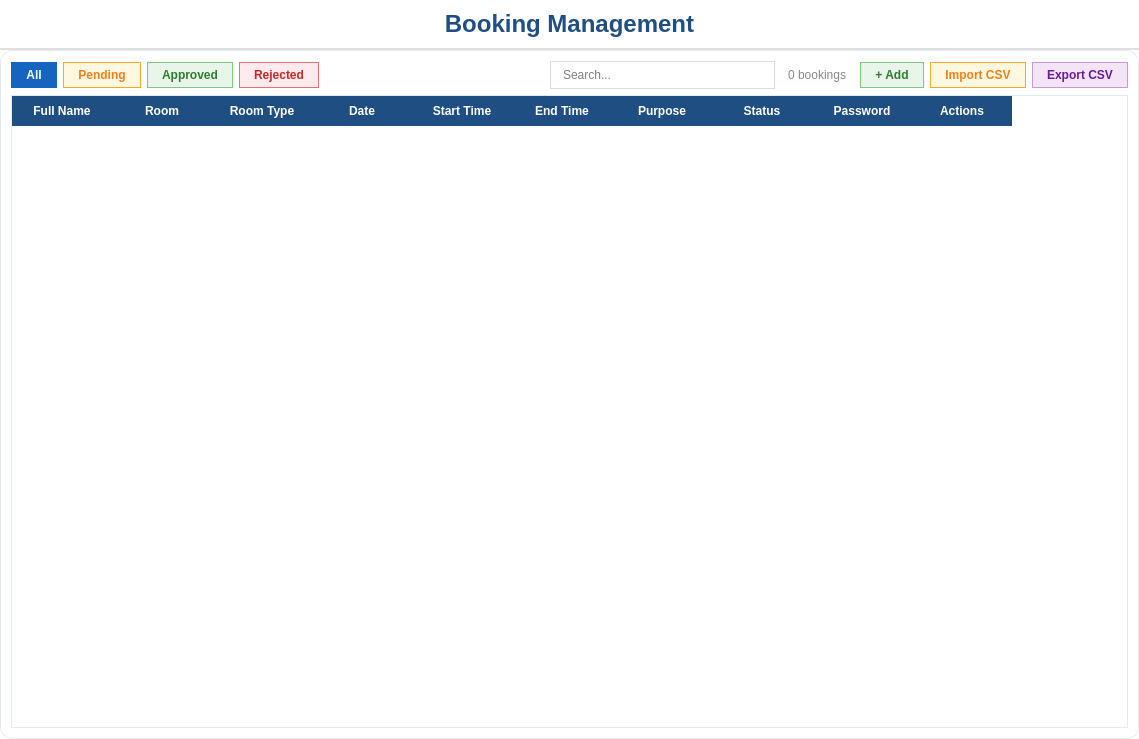
<?xml version="1.0" encoding="UTF-8"?>
<ui version="4.0">
 <class>BookingOverviewContent</class>
 <widget class="QWidget" name="BookingOverviewContent">
  <property name="geometry">
   <rect>
    <x>0</x>
    <y>0</y>
    <width>1139</width>
    <height>739</height>
   </rect>
  </property>
  <property name="styleSheet">
   <string notr="true">background-color: white;</string>
  </property>
  <layout class="QVBoxLayout" name="mainLayout">
   <property name="spacing">
    <number>0</number>
   </property>
   <property name="leftMargin">
    <number>0</number>
   </property>
   <property name="topMargin">
    <number>0</number>
   </property>
   <property name="rightMargin">
    <number>0</number>
   </property>
   <property name="bottomMargin">
    <number>0</number>
   </property>
   <item>
    <widget class="QLabel" name="lblTitle">
     <property name="styleSheet">
      <string notr="true">QLabel { font-size: 24px; font-weight: bold; color: #1F4F82; padding: 10px; border-bottom: 2px solid #E0E0E0; }</string>
     </property>
     <property name="text">
      <string>Booking Management</string>
     </property>
     <property name="alignment">
      <set>Qt::AlignCenter</set>
     </property>
    </widget>
   </item>
   <item>
    <widget class="QFrame" name="tablePanel">
     <property name="styleSheet">
      <string notr="true">QFrame#tablePanel { background-color: white; border-radius: 12px; border: 1px solid #E3EAF2; }</string>
     </property>
     <layout class="QVBoxLayout" name="tableLayout">
      <property name="leftMargin">
       <number>10</number>
      </property>
      <property name="topMargin">
       <number>10</number>
      </property>
      <property name="rightMargin">
       <number>10</number>
      </property>
      <property name="bottomMargin">
       <number>10</number>
      </property>
      <item>
       <layout class="QHBoxLayout" name="filterLayout">
        <property name="spacing">
         <number>6</number>
        </property>
          <item>
           <widget class="QPushButton" name="pushButtonAll">
            <property name="styleSheet">
             <string notr="true">QPushButton { background-color: #E3F2FD; border: 1px solid #1565C0; border-radius: 15px; padding: 5px 14px; color: #0D47A1; font-weight: 500; font-size: 12px; } QPushButton:checked { background-color: #1565C0; color: white; } QPushButton:hover { background-color: #1E88E5; color: white; }</string>
            </property>
            <property name="text">
             <string>All</string>
            </property>
            <property name="checkable">
             <bool>true</bool>
            </property>
            <property name="checked">
             <bool>true</bool>
            </property>
            <property name="autoExclusive">
             <bool>true</bool>
            </property>
           </widget>
          </item>
          <item>
           <widget class="QPushButton" name="pushButtonPending">
            <property name="styleSheet">
             <string notr="true">QPushButton { background-color: #FFF8E1; border: 1px solid #F9A825; border-radius: 15px; padding: 5px 14px; color: #F57F17; font-weight: 500; font-size: 12px; } QPushButton:checked { background-color: #F9A825; color: white; } QPushButton:hover { background-color: #FBC02D; color: white; }</string>
            </property>
            <property name="text">
             <string>Pending</string>
            </property>
            <property name="checkable">
             <bool>true</bool>
            </property>
            <property name="autoExclusive">
             <bool>true</bool>
            </property>
           </widget>
          </item>
          <item>
           <widget class="QPushButton" name="pushButtonApproved">
            <property name="styleSheet">
             <string notr="true">QPushButton { background-color: #E8F5E9; border: 1px solid #81C784; border-radius: 15px; padding: 5px 14px; color: #2E7D32; font-weight: 500; font-size: 12px; } QPushButton:checked { background-color: #4CAF50; color: white; } QPushButton:hover { background-color: #4CAF50; color: white; }</string>
            </property>
            <property name="text">
             <string>Approved</string>
            </property>
            <property name="checkable">
             <bool>true</bool>
            </property>
            <property name="autoExclusive">
             <bool>true</bool>
            </property>
           </widget>
          </item>
          <item>
           <widget class="QPushButton" name="pushButtonRejected">
            <property name="styleSheet">
             <string notr="true">QPushButton { background-color: #FFEBEE; border: 1px solid #E57373; border-radius: 15px; padding: 5px 14px; color: #C62828; font-weight: 500; font-size: 12px; } QPushButton:checked { background-color: #EF5350; color: white; } QPushButton:hover { background-color: #EF5350; color: white; }</string>
            </property>
            <property name="text">
             <string>Rejected</string>
            </property>
            <property name="checkable">
             <bool>true</bool>
            </property>
            <property name="autoExclusive">
             <bool>true</bool>
            </property>
           </widget>
          </item>
          <item>
           <spacer name="filterSpacer">
            <property name="orientation">
             <enum>Qt::Horizontal</enum>
            </property>
            <property name="sizeHint" stdset="0">
             <size>
              <width>40</width>
              <height>20</height>
             </size>
            </property>
           </spacer>
          </item>
          <item>
           <widget class="QLineEdit" name="lineEditSearch">
            <property name="minimumSize">
             <size>
              <width>160</width>
              <height>0</height>
             </size>
            </property>
            <property name="styleSheet">
             <string notr="true">QLineEdit { color: black; padding: 5px 10px; border: 1px solid #dcdcdc; border-radius: 15px; font-size: 12px; } QLineEdit:focus { border: 1px solid #1f4f82; }</string>
            </property>
            <property name="placeholderText">
             <string>Search...</string>
            </property>
           </widget>
          </item>
          <item>
           <widget class="QLabel" name="lblCount">
            <property name="styleSheet">
             <string notr="true">color: #888; font-size: 12px; padding: 0 4px;</string>
            </property>
            <property name="text">
             <string>0 bookings</string>
            </property>
           </widget>
          </item>
          <item>
           <widget class="QPushButton" name="pushButtonAdd">
            <property name="styleSheet">
             <string notr="true">QPushButton { background-color: #E8F5E9; border: 1px solid #81C784; border-radius: 15px; padding: 5px 14px; color: #2E7D32; font-weight: 500; font-size: 12px; } QPushButton:hover { background-color: #4CAF50; color: white; }</string>
            </property>
            <property name="text">
             <string>+ Add</string>
            </property>
           </widget>
          </item>
          <item>
           <widget class="QPushButton" name="pushButtonImportCSV">
            <property name="styleSheet">
             <string notr="true">QPushButton { background-color: #FFF8E1; border: 1px solid #F9A825; border-radius: 15px; padding: 5px 14px; color: #F57F17; font-weight: 500; font-size: 12px; } QPushButton:hover { background-color: #FBC02D; color: white; }</string>
            </property>
            <property name="text">
             <string>Import CSV</string>
            </property>
           </widget>
          </item>
          <item>
           <widget class="QPushButton" name="pushButtonExportCSV">
            <property name="styleSheet">
             <string notr="true">QPushButton { background-color: #F3E5F5; border: 1px solid #CE93D8; border-radius: 15px; padding: 5px 14px; color: #6A1B9A; font-weight: 500; font-size: 12px; } QPushButton:hover { background-color: #AB47BC; color: white; }</string>
            </property>
            <property name="text">
             <string>Export CSV</string>
            </property>
           </widget>
          </item>
         </layout>
        </item>
        <item>
         <widget class="QTableWidget" name="tableWidgetBookings">
          <property name="styleSheet">
           <string notr="true">QTableWidget { background-color: white; color: #333; border: 1px solid #E3EAF2; font-size: 13px; }
QTableWidget::item { color: #333; padding: 4px; }
QTableWidget::item:selected { background-color: #BBDEFB; color: #333; }
QHeaderView::section { background-color: #1F4F82; color: white; font-weight: bold; padding: 6px; border: none; }</string>
          </property>
          <property name="editTriggers">
           <set>QAbstractItemView::NoEditTriggers</set>
          </property>
          <property name="alternatingRowColors">
           <bool>true</bool>
          </property>
          <property name="selectionBehavior">
           <enum>QAbstractItemView::SelectRows</enum>
          </property>
          <property name="showGrid">
           <bool>false</bool>
          </property>
          <column>
           <property name="text">
            <string>Full Name</string>
           </property>
          </column>
          <column>
           <property name="text">
            <string>Room</string>
           </property>
          </column>
          <column>
           <property name="text">
            <string>Room Type</string>
           </property>
          </column>
          <column>
           <property name="text">
            <string>Date</string>
           </property>
          </column>
          <column>
           <property name="text">
            <string>Start Time</string>
           </property>
          </column>
          <column>
           <property name="text">
            <string>End Time</string>
           </property>
          </column>
          <column>
           <property name="text">
            <string>Purpose</string>
           </property>
          </column>
          <column>
           <property name="text">
            <string>Status</string>
           </property>
          </column>
          <column>
           <property name="text">
            <string>Password</string>
           </property>
          </column>
          <column>
           <property name="text">
            <string>Actions</string>
           </property>
          </column>
         </widget>
        </item>
       </layout>
      </widget>
     </item>
  </layout>
 </widget>
 <resources/>
 <connections/>
</ui>
